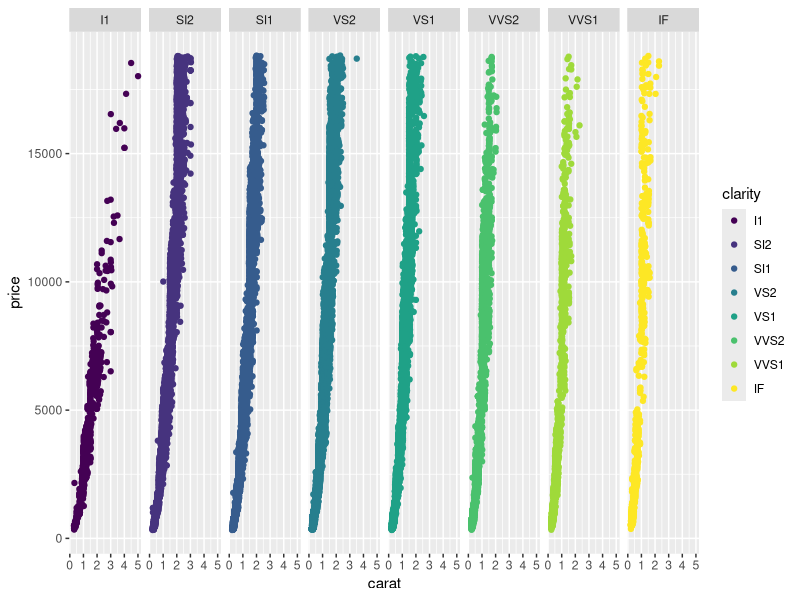

Write R code to recreate this figure.
install.packages("ggplot2")
library(ggplot2)

?qplot()
?ggplot

qplot(data=diamonds, carat, price, color=clarity, facets=.~clarity)